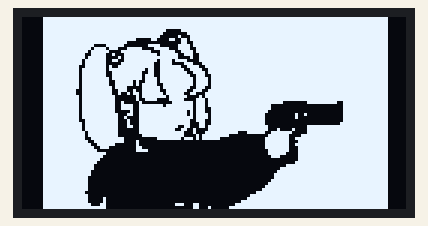
Simulated run of this sketch. Board: ESP32-C3. On the bench: 128×64 one-colour display.

Above: at 0.1 s.

The sketch:

09-animation.ino
```cpp
#include <Wire.h>
#include <Adafruit_GFX.h>
#include <Adafruit_SSD1306.h>
#include "frames.h"

#define SDA_PIN 6
#define SCL_PIN 7

Adafruit_SSD1306 display(128, 64, &Wire, -1);

void setup() {
  Serial.begin(115200);
  Wire.begin(SDA_PIN, SCL_PIN);
  if (!display.begin(SSD1306_SWITCHCAPVCC, 0x3C)) {
    Serial.println("OLED not found");
    while (true) delay(10);
  }
}

 int frameIndex = 0;
 void loop(){
    display.clearDisplay();

    display.drawBitmap(0,0, epd_bitmap_allArray[frameIndex], 128, 64, SSD1306_WHITE);
    display.display();

    frameIndex = (frameIndex + 1) % epd_bitmap_allArray_LEN;
    delay(100);
 }
```

Source omitted: frames.h (data table, 6570 bytes)
